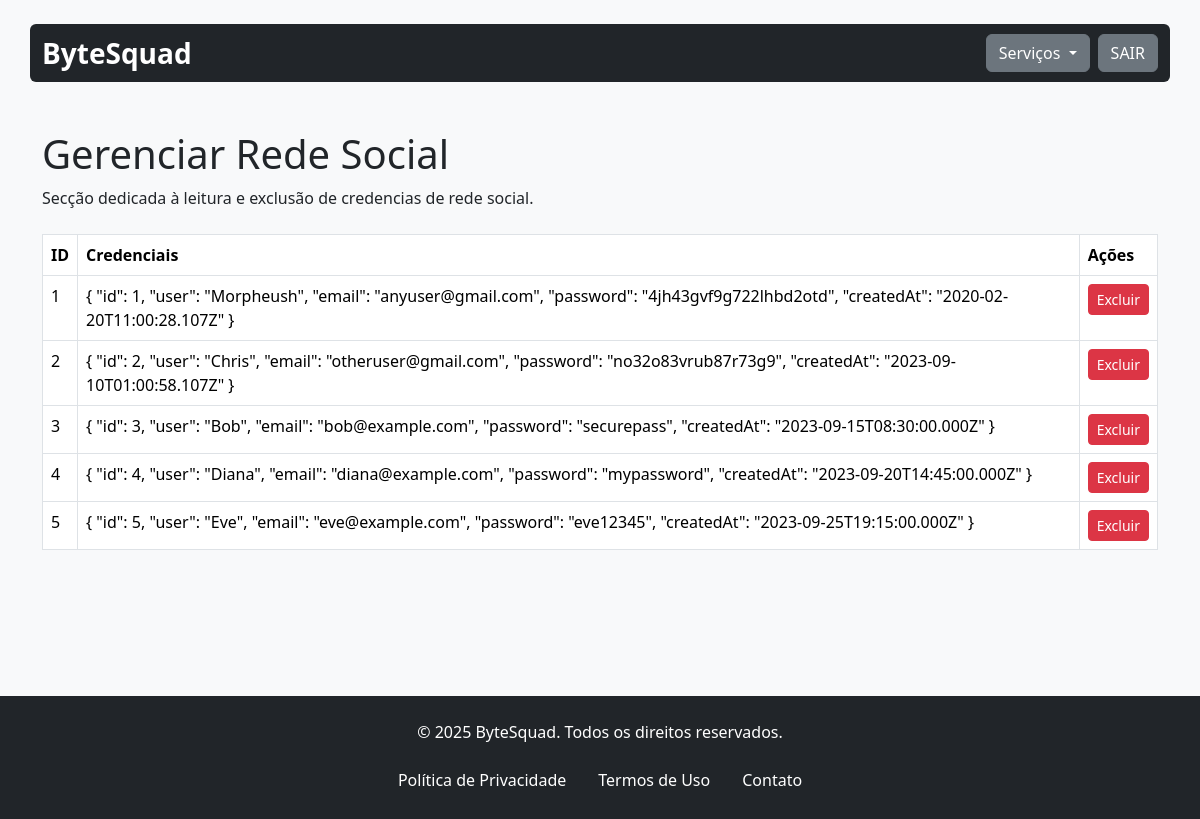
Screenshot of /gerenciarRedeSocial.php (signed in) with the database file from the repository.
### tables this page shows
CREATE TABLE `redesocial` (
  `id_redesocial` int(11) NOT NULL,
  `credenciais_redesocial` varchar(500) NOT NULL,
  `id` int(11) NOT NULL
);

### assets/classes/redeSocial.class.php (called while the page is built, shortened)
<?php
require_once 'conexao.class.php';
class RedeSocial {
    private $con;
    public function __construct() {
        $this->con = new Conexao();
    }
    public function listar() {
        try {
            $sql = $this->con->conectar()->prepare("
                SELECT redesocial.*
                FROM redesocial
            ");
            $sql->execute();
            return $sql->fetchAll(PDO::FETCH_ASSOC);
        } catch (PDOException $ex) {
            echo "ERRO: " . $ex->getMessage();
        }
    }
}

### assets/classes/conexao.class.php (called while the page is built)
<?php
class Conexao{
    private $servidor;
    private $senha;
    private $usuario;
    private $banco;
    private static $pdo;
    public function __construct(){
        $this->servidor = "localhost";
        $this->banco = "bytesquad";
        $this->senha = "";
        $this->usuario = "root";
    }
    public function conectar(){
        try{
            if(is_null(self::$pdo)){
                self::$pdo = new PDO("mysql:host=".$this->servidor."; dbname=".$this->banco, $this->usuario, $this->senha);
            }
            return self::$pdo;
        } catch(PDOException $ex){
            echo $ex->getMessage();
        }
    }
}

### assets/classes/administrador.class.php (called while the page is built, shortened)
<?php
require_once 'conexao.class.php';
class Administrador
{
    private $permissoes;
    private $con;
    public function __construct()
    {
        $this->con = new Conexao();
    }
    public function setUsuario($id)
    {
        $sql = $this->con->conectar()->prepare("SELECT * FROM administrativo WHERE id_administrativo = :id");
        $sql->bindValue(":id", $id);
        $sql->execute();
        if ($sql->rowCount() > 0) {
            $sql = $sql->fetch();
            $this->permissoes = explode(', ', $sql['permissoes_admin']);
        }
    }
    public function temPermissoes($permissao)
    {
        if (isset($_SESSION['Logado'])) {
            $id = $_SESSION['Logado'];
            $this->setUsuario($id);
            return in_array($permissao, $this->permissoes);
        }
        return false;
    }
}

### gerenciarRedeSocial.php (the view, shortened to what this page needs)
<?php
include 'assets/inc/header.inc.php';
include 'assets/classes/redeSocial.class.php';
$redeSocial = new RedeSocial();
require_once './assets/classes/administrador.class.php';
$admin = new Administrador();
?>
<main class="container mt-5">
    <div class="header-content mb-4">
        <h1>Gerenciar Rede Social</h1>
        <p>Secção dedicada à leitura e exclusão de credencias de rede social.</p>
    </div>
    <div class="table-responsive mb-4">
        <table class="table table-bordered table-hover">
            <thead class="thead-light">
                <tr>
                    <th>ID</th>
                    <th>Credenciais</th>
                    <th>Ações</th>
                </tr>
            </thead>
            <tbody>
                <?php
                $lista = $redeSocial->listar();
                foreach ($lista as $item):
                    ?>
                    <tr>
                        <td><?php echo $item['id_redesocial'] ?></td>
                        <td><?php echo $item['credenciais_redesocial'] ?></td>
                        <?php if ($admin->temPermissoes('DELETE')): ?>
                        <td>
                            <a href="deletarRedeSocial.php?id_redesocial=<?php echo $item['id_redesocial']; ?>"
                                class="btn btn-sm btn-danger"
                                onclick="return confirm('Você tem certeza que deseja excluir <?php echo $item['id_redesocial'] ?>? ')">Excluir</a>
                        </td>
                        <?php endif; ?>
                    </tr>
                    <?php
                endforeach
                ?>
            </tbody>
        </table>
        <?php include 'assets/inc/footer.inc.php'; ?>
        </body>
        </html>

### assets/inc/header.inc.php (style rules this page uses)
html { height: 100%; }
body { position: relative; margin: 0; min-height: 100%; padding-bottom: 7.85rem; }

### rows the page displays
redesocial: id_redesocial "1", credenciais_redesocial "{ \"id\": 1, \"user\": \"Morpheush\", \"email\": \"anyuser@gmail.com\", \"password\": \"4jh43gvf9g722lhbd2otd\", \"createdAt\": \"2020-02-20T11:00:28.107Z\" }"
redesocial: id_redesocial "2", credenciais_redesocial "{ \"id\": 2, \"user\": \"Chris\", \"email\": \"otheruser@gmail.com\", \"password\": \"no32o83vrub87r73g9\", \"createdAt\": \"2023-09-10T01:00:58.107Z\" }"
redesocial: id_redesocial "3", credenciais_redesocial "{ \"id\": 3, \"user\": \"Bob\", \"email\": \"bob@example.com\", \"password\": \"securepass\", \"createdAt\": \"2023-09-15T08:30:00.000Z\" }"
redesocial: id_redesocial "4", credenciais_redesocial "{ \"id\": 4, \"user\": \"Diana\", \"email\": \"diana@example.com\", \"password\": \"mypassword\", \"createdAt\": \"2023-09-20T14:45:00.000Z\" }"
redesocial: id_redesocial "5", credenciais_redesocial "{ \"id\": 5, \"user\": \"Eve\", \"email\": \"eve@example.com\", \"password\": \"eve12345\", \"createdAt\": \"2023-09-25T19:15:00.000Z\" }"
